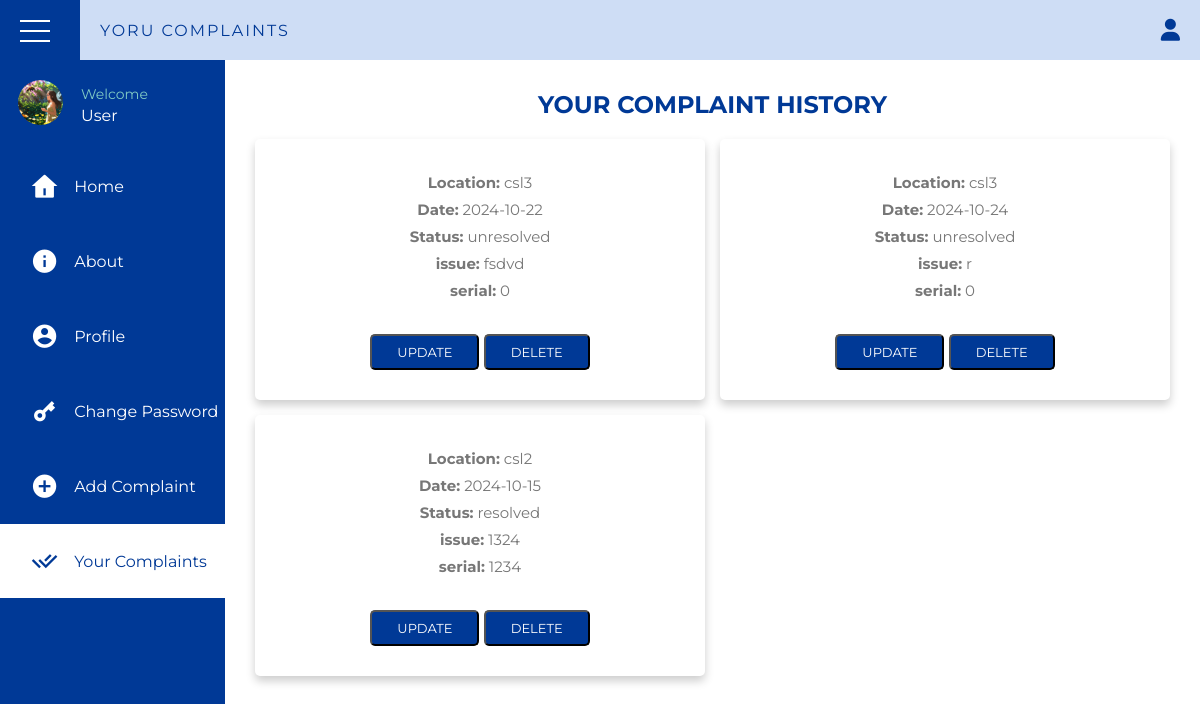
/student/history.php (signed in), run on the app's committed database.
### tables this page shows
CREATE TABLE `complaints` (
  `issue_id` int(11) NOT NULL,
  `user_id` int(11) NOT NULL,
  `user_name` varchar(100) NOT NULL,
  `contact` int(15) DEFAULT NULL,
  `location` varchar(20) NOT NULL,
  `type` varchar(25) NOT NULL,
  `date` date NOT NULL,
  `issue` varchar(400) NOT NULL,
  `serial` int(30) DEFAULT NULL,
  `status` varchar(20) NOT NULL,
  `up_count` int(11) NOT NULL
);

### student/history.php (the view, shortened to what this page needs)
<?php
$user=$_SESSION['user_id'];
?>
<!DOCTYPE html>
<html lang="en">
    <head>
        <link rel="stylesheet" href="./css/history.css">
        <link href="https://cdn.jsdelivr.net/npm/remixicon@4.3.0/fonts/remixicon.css" rel="stylesheet">
    </head>
    <body>
        <div class="wrapper">
            <div class="top_navbar">
                <div class="hamburger">
                    <div class="hamburger__inner">
                        <div class="one"></div>
                        <div class="two"></div>
                        <div class="three"></div>
                    </div>
                </div>
                <div class="menu">
                    <div class="logo">
                        YORU COMPLAINTS
                    </div>
                    <div class="right_menu">
                        <ul>
                            <li><i class="fas fa-user"></i>
                            </li>
                        </ul>
                    </div>
                </div>
            </div>
            <div class="main_container">
                <div class="sidebar">
                    <div class="sidebar__inner">
                        <div class="profile">
                            <div class="img">
                                <img id="profile" src="" alt="profile_pic">
                            </div>
                            <div class="profile_info">
                                <p>Welcome</p>
                                <p class="profile_name">User</p>
                            </div>
                        </div>
                        <ul>
                        <li><a href="home.php"><span class="icon"><i class="ri-home-4-fill"></i></span><span class="title">Home</span></a></li>
                            <li>
                                <a href="about.php" >
                                <span class="icon"><i class="ri-information-fill"></i></span>
                                <span class="title">About</span>
                                </a>
                            </li>
                            <li>
                                <a href="profile.php" >
                                <span class="icon"><i class="ri-account-circle-fill"></i></span>
                                <span class="title">Profile</span>
                                </a>
                            </li>
                            <li>
                                <a href="password.php">
                                <span class="icon"><i class="ri-key-2-fill"></i></span>
                                <span class="title">Change Password</span>
                                </a>
                            </li>
                            <li>
                                <a href="complaint.php" >
                                <span class="icon"><i class="ri-add-circle-fill"></i></span>
                                <span class="title">Add Complaint</span>
                                </a>
                            </li>
                            <li>
                                <a href="history.php" class="active">
                                <span class="icon"><i class="ri-check-double-line"></i></span>
                                <span class="title">Your Complaints</span>
                                </a>
                            </li>
                        </ul>
                    </div>
                </div>
                <div class="container">
                    <div class="title">
                        your complaint history
                    </div>
                    <div class="box-container">
                        <?php
                    include "../connection.php";
     if(!isset($_POST['search'])){
      $sql="select * from complaints where user_id=$user";
          $result=mysqli_query($con, $sql);
     while($row=mysqli_fetch_assoc($result)){?>
         <div class='box'>
                <p><strong>Location:</strong> <?php echo $row['location']; ?></p>
                <p><strong>Date:</strong> <?php echo $row['date']; ?></p>
                <p><strong>Status:</strong> <?php echo $row['status']; ?></p>
                <p><strong>issue:</strong> <?php echo $row['issue']; ?></p>
                <p><strong>serial:</strong> <?php echo $row['serial']; ?></p>
                <button class="btn btn-primary edit-btn" onclick="button('updater',<?php echo $row['issue_id'];?>)">update</button>
                <button class="btn btn-primary edit-btn" onclick="button('deleter',<?php echo $row['issue_id'];?>)">delete</button>
            </div>
                       <?php }
     }
  ?>
</div>
    </body>
</html>

### student/css/history.css (style rules this page uses)
* { margin: 0; padding: 0; list-style: none; box-sizing: border-box; text-decoration: none; font-family: 'Montserrat', sans-serif; }
.wrapper { width: 100%; height: 100%; }
.top_navbar { background: #ceddf5; height: 60px; display: flex; position: fixed; width: 100%; top: 0; }
.top_navbar .hamburger { width: 80px; background: #003996; position: relative; font-size: 28px; }
.top_navbar .hamburger .hamburger__inner { position: absolute; top: 50%; left: 50%; transform: translate(-50%,-50%); cursor: pointer; width: 40px; height: 20px; }
.top_navbar .hamburger__inner > div { width: 30px; height: 2px; background: #fff; position: absolute; top: 0; left: 0; }
.top_navbar .hamburger div.two { top: 10px; }
.top_navbar .hamburger div.three { top: 20px; }
.top_navbar .menu { width: calc(100% - 80px); height: 100%; display: flex; justify-content: space-between; align-items: center; padding: 0 20px; }
.top_navbar .menu .logo { color: #003996; text-transform: uppercase; letter-spacing: 2px; }
.top_navbar .menu .right_menu ul { display: flex; }
.top_navbar .menu .right_menu ul li { position: relative; }
.top_navbar .menu .right_menu ul li .fas { font-size: 22px; cursor: pointer; color: #003996; }
.main_container .sidebar { position: fixed; top: 60px; left: 0; width: 225px; height: 100%; background: #003996; transition: all 0.3s ease; }
.main_container .sidebar .sidebar__inner { position: relative; }
.main_container .sidebar .profile { display: flex; align-items: center; color: #fff; padding: 20px 0; white-space: nowrap; transition: all 0.3s ease; }
.main_container .sidebar .profile .img { padding: 0 18px; }
.main_container .sidebar .profile img { width: 45px; border-radius: 50%; }
.main_container .sidebar .profile p:first-child { font-size: 14px; color: #80CBC4; margin-bottom: 3px; }
.main_container .container { margin-top: 60px; width: calc(100% - 225px); margin-left: 225px; padding: 30px; transition: all 0.3s ease; }
.main_container .sidebar ul li a { color: #fff; font-size: 16px; padding: 20px 30px; white-space: nowrap; display: flex; align-items: center; margin-bottom: 1px; transition: all 0.3s ease; }
.main_container .sidebar ul li a .icon { margin-right: 15px; font-size: 28px; }
.main_container .sidebar ul li a span { display: inline-block; }
.main_container .sidebar ul li a:hover, .main_container .sidebar ul li a.active { background: #fff; color: #003996; }
.container .title { font-size: 24px; font-weight: 700; margin-top: 0px; margin-bottom: 20px; color: #003996; text-transform: uppercase; text-align: center; }
.container .box-container { display: grid; grid-template-columns: repeat(auto-fit, minmax(300px, 1fr)); gap:15px; }
.container .box-container .box { box-shadow: 0 5px 10px rgba(0,0,0,.2); border-radius: 5px; background: #fff; text-align: center; padding:30px 20px; }
.container .box-container .box p { color:#777; font-size: 15px; line-height: 1.8; }
.container .box-container .box .btn { margin-top: 10px; display: inline-block; background:#003996; color:#fff; font-size: 13px; border-radius: 5px; padding: 8px 25px; text-transform: uppercase; cursor: pointer; }

### student/history.php (style rules this page uses)
.container .box-container .box .btn { margin-top: 30px; display: inline-block; background:#003996; color:#fff; font-size: 13px; border-radius: 5px; padding: 8px 25px; text-transform: uppercase; cursor: pointer; }

### data on the page
complaints: location "csl3", date "2024-10-22", status "unresolved", issue "fsdvd", serial "0"
complaints: location "csl3", date "2024-10-24", status "unresolved", issue "r", serial "0"
complaints: location "csl2", date "2024-10-15", status "resolved", issue "1324", serial "1234"
